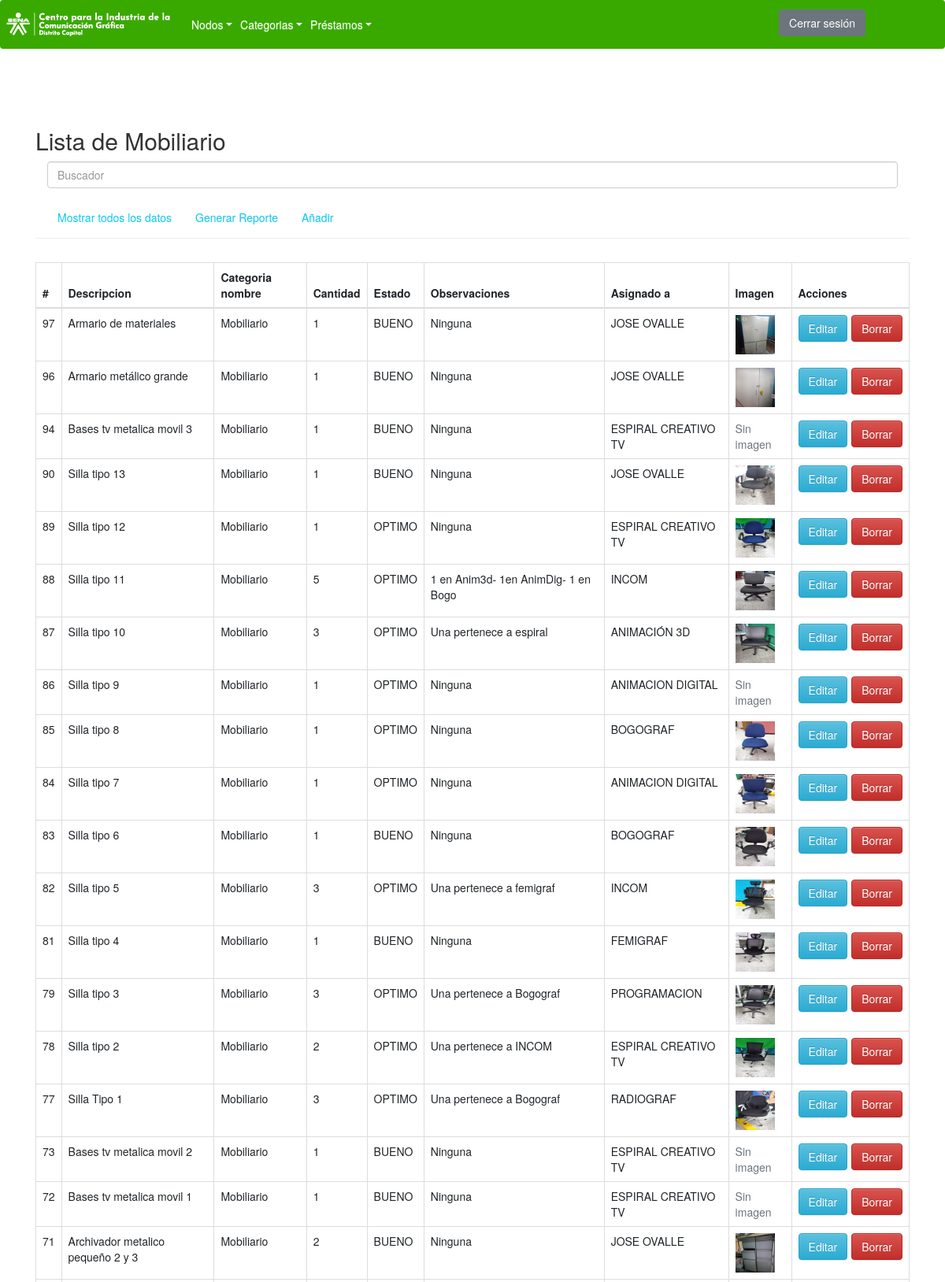
Screenshot of /InicioSesion/Usuarios/Delegados/vistas/MOBILIARIO/index.php (upper part) with the database file from the repository.
### tables this page shows
CREATE TABLE `mobiliario` (
  `imagen_ID` int(11) NOT NULL,
  `descripcion` varchar(50) NOT NULL,
  `categoria_nombre` varchar(50) NOT NULL,
  `cantidad` int(50) NOT NULL,
  `estado` varchar(50) NOT NULL,
  `observaciones` varchar(100) DEFAULT NULL,
  `imagen_Img` varchar(200) DEFAULT NULL,
  `asignado_a` varchar(100) DEFAULT NULL
);

### InicioSesion/Usuarios/Delegados/vistas/MOBILIARIO/index.php (the view, shortened to what this page needs)
<!DOCTYPE html>
<html lang="en">
<head>
    <link rel="stylesheet" href="https://cdn.jsdelivr.net/npm/bootstrap@5.2.1/dist/css/bootstrap.min.css">
    <link rel="stylesheet" type="text/css" href="../css/style.css">
    <link rel="stylesheet" href="bootstrap/css/bootstrap.min.css">
    <link rel="stylesheet" href="bootstrap/css/bootstrap-theme.min.css">
</head>
<body>
<header>
    <div class="contenedor-principal">
        <nav class="navbar navbar-expand-lg" style="background:#39A900;">
            <a href="http://localhost/Inventario/InicioSesion/Usuarios/Delegados/index.php">
                <img src="../../img/logosena.PNG" alt="Logo SENA">
            </a>
            <div class="collapse navbar-collapse" id="navbarNavDropdown">
                <ul class="navbar-nav">
                    <li class="nav-item active">
                        <a class="nav-link dropdown-toggle" href="#" id="navbarDropdownMenuLink" data-toggle="dropdown" aria-haspopup="true" aria-expanded="false">Nodos</a>
                    </li>
                    <li class="nav-item dropdown">
                        <a class="nav-link dropdown-toggle" href="#" id="navbarDropdownMenuLink" data-toggle="dropdown" aria-haspopup="true" aria-expanded="false">Categorias</a>
                    </li>
                    <li class="nav-item dropdown">
                        <a class="nav-link dropdown-toggle" href="#" id="navbarDropdownMenuLink" data-toggle="dropdown" aria-haspopup="true" aria-expanded="false">Préstamos</a>
                    </li>
                </ul>
            </div>
            <a href="../../../../../index.php">
                <button type="button" class="btn btn-secondary" style="margin-top:-5px; margin-right:100px;">Cerrar sesión</button>
            </a>
        </nav>
    </div>
</header>
<?php
require_once 'Conexion.php';
?>
<div class="container">
    <div class="page-header">
        <br />
        <h1 class="h2">Lista de Mobiliario</h1>
        <div class="container-fluid">
            <form action="<?= $_SERVER['PHP_SELF'] ?>" method="post">
                <input class="form-control" type="search" placeholder="Buscador" name="buscar"> <br>
                <button class="btn btn-outline-info" type="submit" name="enviar">Mostrar todos los datos</button>
                <a href="../MOBILIARIO/pdf" class="btn btn-outline-info" target="_blank">Generar Reporte</a>
                <a href="AgregarNuevo.php" class="btn btn-outline-info" style="margin-right:-100px;">Añadir</a>
            </form>
        </div>
    </div>
        <div class="row m-0 justify-content-center mt-5">
            <table class="table table-bordered">
                <thead>
                    <tr>
                        <th>#</th>
                        <th>Descripcion</th>
                        <th>Categoria nombre</th>
                        <th>Cantidad</th>
                        <th>Estado</th>
                        <th>Observaciones</th>
                        <th>Asignado a</th>
                        <th>Imagen</th>
                        <th>Acciones</th>
                    </tr>
                </thead>
                <tbody>
    <?php
if (isset($_POST['enviar']) && !empty($_POST['buscar'])) {
    $buscar = "%" . $_POST['buscar'] . "%";
    $stmt = $DB_con->prepare("SELECT Imagen_ID, descripcion, categoria_nombre, cantidad, estado, observaciones, asignado_a, Imagen_Img
                              FROM mobiliario
                              WHERE descripcion LIKE :busqueda OR categoria_nombre LIKE :busqueda
                              ORDER BY Imagen_ID DESC");
    $stmt->bindParam(':busqueda', $buscar);
} else {
    $stmt = $DB_con->prepare("SELECT Imagen_ID, descripcion, categoria_nombre, cantidad, estado, observaciones, asignado_a, Imagen_Img
                              FROM mobiliario
                              ORDER BY Imagen_ID DESC");
}
$stmt->execute();
if ($stmt->rowCount() > 0) {
    while ($row = $stmt->fetch(PDO::FETCH_ASSOC)) {
        $imgPath = "imagenes/" . $row['Imagen_Img'];
        $imgExists = !empty($row['Imagen_Img']) && file_exists($imgPath);
        ?>
        <tr>
            <td><?= $row['Imagen_ID']; ?></td>
            <td><?= $row['descripcion']; ?></td>
            <td><?= $row['categoria_nombre']; ?></td>
            <td><?= $row['cantidad']; ?></td>
            <td><?= $row['estado']; ?></td>
            <td><?= $row['observaciones']; ?></td>
            <td><?= $row['asignado_a']; ?></td>
            <td>
                <?php if ($imgExists): ?>
                    <img src="<?= $imgPath ?>"  width="50" height="50">
                <?php else: ?>
                    <span class="text-muted">Sin imagen</span>
                <?php endif; ?>
            </td>
            <td>
                <div class="d-flex gap-2">
                    <a class="btn btn-info" href="EditarImagen.php?edit_id=<?= $row['Imagen_ID']; ?>" title="Editar" onclick="return confirm('¿Está seguro de editar el archivo?')">Editar</a>
                    <a class="btn btn-danger" href="index.php?delete_id=<?= $row['Imagen_ID']; ?>" title="Eliminar" onclick="return confirm('¿Está seguro de eliminar el archivo?')">Borrar</a>
                </div>
            </td>
        </tr>
        <?php
    }
} else {
    echo "<tr><td colspan='9' class='text-center'><strong>No se encontraron resultados.</strong></td></tr>";
}
?>
</tbody>
        </table>
    </div>
</div>
</body>
</html>

### InicioSesion/Usuarios/Delegados/vistas/css/style.css (style rules this page uses)
.nav-link { color: #FFFFFF; }
body { background-color: #ffffff; font-family: 'Ubuntu', sans-serif; }
a { text-shadow: 0px 0px 3px rgba(117, 117, 117, 0.12); color: #39A900; text-decoration: none; }

### rows the page displays
mobiliario: imagen_ID "97", descripcion "Armario de materiales", categoria_nombre "Mobiliario", cantidad "1", estado "BUENO", observaciones "Ninguna", asignado_a "JOSE OVALLE", imagen_Img (picture)
mobiliario: imagen_ID "96", descripcion "Armario metálico grande", categoria_nombre "Mobiliario", cantidad "1", estado "BUENO", observaciones "Ninguna", asignado_a "JOSE OVALLE", imagen_Img (picture)
mobiliario: imagen_ID "94", descripcion "Bases tv metalica movil 3", categoria_nombre "Mobiliario", cantidad "1", estado "BUENO", observaciones "Ninguna", asignado_a "ESPIRAL CREATIVO TV", imagen_Img "Sin imagen"
mobiliario: imagen_ID "90", descripcion "Silla tipo 13", categoria_nombre "Mobiliario", cantidad "1", estado "BUENO", observaciones "Ninguna", asignado_a "JOSE OVALLE", imagen_Img (picture)
mobiliario: imagen_ID "89", descripcion "Silla tipo 12", categoria_nombre "Mobiliario", cantidad "1", estado "OPTIMO", observaciones "Ninguna", asignado_a "ESPIRAL CREATIVO TV", imagen_Img (picture)
mobiliario: imagen_ID "88", descripcion "Silla tipo 11", categoria_nombre "Mobiliario", cantidad "5", estado "OPTIMO", observaciones "1 en Anim3d- 1en AnimDig- 1 en Bogo", asignado_a "INCOM", imagen_Img (picture)
mobiliario: imagen_ID "87", descripcion "Silla tipo 10", categoria_nombre "Mobiliario", cantidad "3", estado "OPTIMO", observaciones "Una pertenece a espiral", asignado_a "ANIMACIÓN 3D", imagen_Img (picture)
mobiliario: imagen_ID "86", descripcion "Silla tipo 9", categoria_nombre "Mobiliario", cantidad "1", estado "OPTIMO", observaciones "Ninguna", asignado_a "ANIMACION DIGITAL", imagen_Img "Sin imagen"
mobiliario: imagen_ID "85", descripcion "Silla tipo 8", categoria_nombre "Mobiliario", cantidad "1", estado "OPTIMO", observaciones "Ninguna", asignado_a "BOGOGRAF", imagen_Img (picture)
mobiliario: imagen_ID "84", descripcion "Silla tipo 7", categoria_nombre "Mobiliario", cantidad "1", estado "OPTIMO", observaciones "Ninguna", asignado_a "ANIMACION DIGITAL", imagen_Img (picture)
mobiliario: imagen_ID "83", descripcion "Silla tipo 6", categoria_nombre "Mobiliario", cantidad "1", estado "BUENO", observaciones "Ninguna", asignado_a "BOGOGRAF", imagen_Img (picture)
mobiliario: imagen_ID "82", descripcion "Silla tipo 5", categoria_nombre "Mobiliario", cantidad "3", estado "OPTIMO", observaciones "Una pertenece a femigraf", asignado_a "INCOM", imagen_Img (picture)
mobiliario: imagen_ID "81", descripcion "Silla tipo 4", categoria_nombre "Mobiliario", cantidad "1", estado "BUENO", observaciones "Ninguna", asignado_a "FEMIGRAF", imagen_Img (picture)
mobiliario: imagen_ID "79", descripcion "Silla tipo 3", categoria_nombre "Mobiliario", cantidad "3", estado "OPTIMO", observaciones "Una pertenece a Bogograf", asignado_a "PROGRAMACION", imagen_Img (picture)
mobiliario: imagen_ID "78", descripcion "Silla tipo 2", categoria_nombre "Mobiliario", cantidad "2", estado "OPTIMO", observaciones "Una pertenece a INCOM", asignado_a "ESPIRAL CREATIVO TV", imagen_Img (picture)
mobiliario: imagen_ID "77", descripcion "Silla Tipo 1", categoria_nombre "Mobiliario", cantidad "3", estado "OPTIMO", observaciones "Una pertenece a Bogograf", asignado_a "RADIOGRAF", imagen_Img (picture)
mobiliario: imagen_ID "73", descripcion "Bases tv metalica movil 2", categoria_nombre "Mobiliario", cantidad "1", estado "BUENO", observaciones "Ninguna", asignado_a "ESPIRAL CREATIVO TV", imagen_Img "Sin imagen"
mobiliario: imagen_ID "72", descripcion "Bases tv metalica movil 1", categoria_nombre "Mobiliario", cantidad "1", estado "BUENO", observaciones "Ninguna", asignado_a "ESPIRAL CREATIVO TV", imagen_Img "Sin imagen"
mobiliario: imagen_ID "71", descripcion "Archivador metalico pequeño 2 y 3", categoria_nombre "Mobiliario", cantidad "2", estado "BUENO", observaciones "Ninguna", asignado_a "JOSE OVALLE", imagen_Img (picture)
